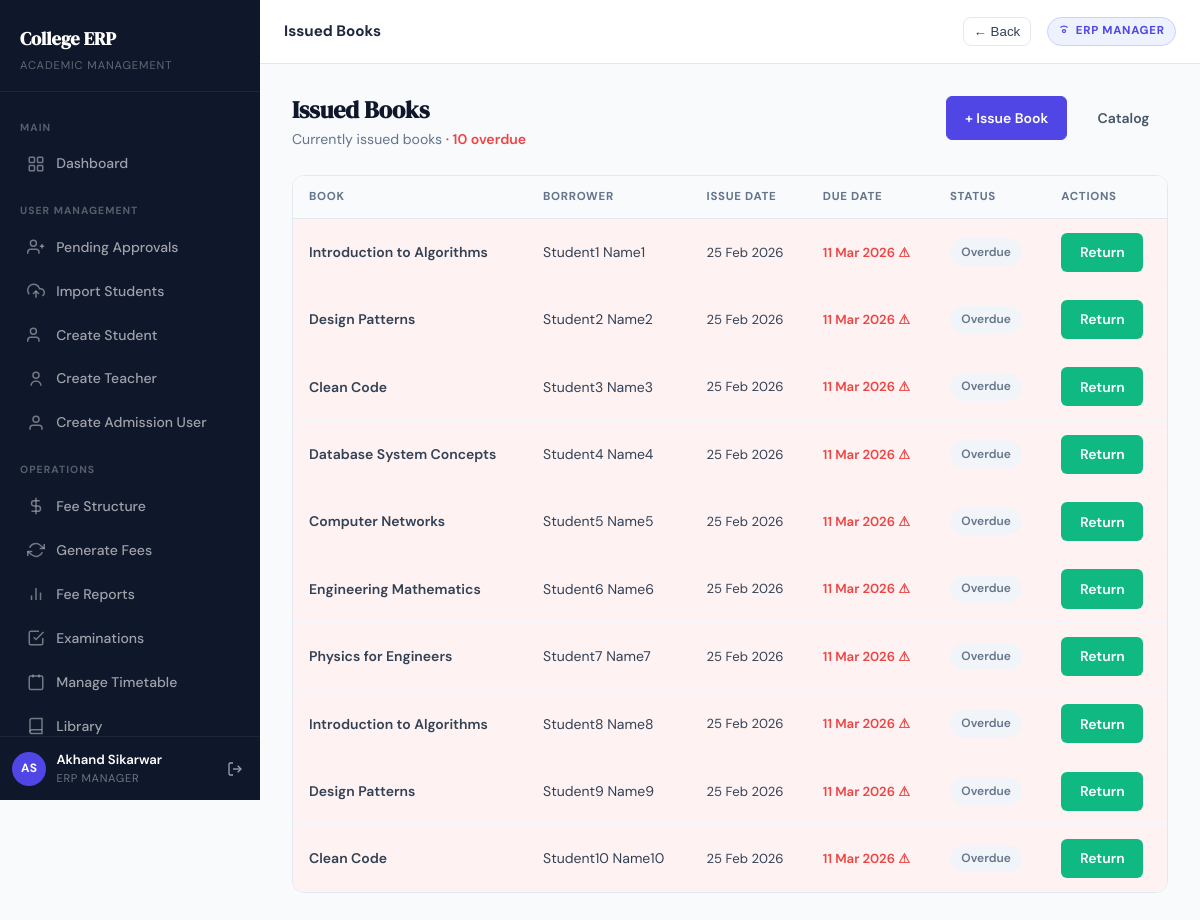
The app's page /library/issued/ (signed in) with its own data.
### apps/accounts/models.py (models this page shows, shortened)
class CustomUser(AbstractUser):
    first_name    = models.CharField(max_length=100)
    last_name     = models.CharField(max_length=100)
    email         = models.EmailField(unique=True)
    mobile_number = models.CharField(max_length=10, unique=True, null=True, blank=True)
    role          = models.CharField(max_length=20, choices=Role.choices)
    is_verified   = models.BooleanField(default=False)
    is_approved   = models.BooleanField(default=False)
    class Meta:
        indexes = [
            models.Index(fields=["role"]),
            models.Index(fields=["is_approved"]),
        ]
    @property
    def full_name(self):
        return f"{self.first_name} {self.last_name}".strip() or self.username
    @property
    def is_erp_manager(self):
        return self.role == Role.ERP_MANAGER or self.is_superuser

### apps/library/models.py (models this page shows, shortened)
class BookIssue(TimeStampedModel):
    book = models.ForeignKey(
        Book, on_delete=models.CASCADE, related_name="issues"
    )
    borrower = models.ForeignKey(
        settings.AUTH_USER_MODEL, on_delete=models.CASCADE, related_name="book_issues"
    )
    issue_date = models.DateField(default=timezone.now)
    due_date = models.DateField()
    return_date = models.DateField(null=True, blank=True)
    fine_amount = models.DecimalField(max_digits=8, decimal_places=2, default=0)
    status = models.CharField(max_length=20, choices=ISSUE_STATUS_CHOICES, default="ISSUED")
    class Meta:
        ordering = ["-issue_date"]
    @property
    def is_overdue(self):
        if self.status == "RETURNED":
            return False
        return timezone.now().date() > self.due_date

class Book(TimeStampedModel):
    title = models.CharField(max_length=300)
    author = models.CharField(max_length=200)
    isbn = models.CharField(max_length=20, unique=True, blank=True)
    category = models.ForeignKey(
        BookCategory, on_delete=models.SET_NULL, null=True, blank=True,
        related_name="books"
    )
    publisher = models.CharField(max_length=200, blank=True)
    total_copies = models.PositiveIntegerField(default=1)
    available_copies = models.PositiveIntegerField(default=1)
    class Meta:
        ordering = ["title"]

### apps/library/views.py (the view)
# urls.py: path("issued/",                views.issued_books,  name="issued_books"),
@login_required
def issued_books(request):
    if not request.user.is_erp_manager:
        messages.error(request, "Access denied.")
        return redirect("book_catalog")
    issues = BookIssue.objects.filter(
        status="ISSUED"
    ).select_related("book", "borrower").order_by("-issue_date")
    overdue = [i for i in issues if i.is_overdue]
    return render(request, "library/issued_books.html", {
        "issues": issues,
        "overdue_count": len(overdue),
    })

### templates/library/issued_books.html (shortened to what this page needs)
{% extends "base.html" %}
{% block topbar_title %}Issued Books{% endblock %}
{% block content %}
<div class="page-header fade-in-up">
    <div>
        <div class="page-header-title">Issued Books</div>
        <div class="page-header-subtitle">
            Currently issued books
            {% if overdue_count %}<span style="color:var(--danger);font-weight:600"> · {{ overdue_count }}
                overdue</span>{% endif %}
        </div>
    </div>
    <div style="display:flex;gap:.75rem">
        <a href="{% url 'issue_book' %}" class="btn btn-primary">+ Issue Book</a>
        <a href="{% url 'book_catalog' %}" class="btn btn-outline">Catalog</a>
    </div>
</div>
{% if issues %}
<div class="table-wrapper fade-in-up">
    <table class="erp-table">
        <thead>
            <tr>
                <th>Book</th>
                <th>Borrower</th>
                <th>Issue Date</th>
                <th>Due Date</th>
                <th>Status</th>
                <th>Actions</th>
            </tr>
        </thead>
        <tbody>
            {% for i in issues %}
            <tr{% if i.is_overdue %} style="background:var(--danger-bg)" {% endif %}>
                <td class="fw-semibold">{{ i.book.title }}</td>
                <td>{{ i.borrower.full_name }}</td>
                <td class="text-sm">{{ i.issue_date|date:"d M Y" }}</td>
                <td class="text-sm {% if i.is_overdue %}fw-semibold{% endif %}"
                    style="{% if i.is_overdue %}color:var(--danger){% endif %}">
                    {{ i.due_date|date:"d M Y" }}
                    {% if i.is_overdue %} ⚠{% endif %}
                </td>
                <td>
                    <span class="status-badge {% if i.is_overdue %}locked{% else %}open{% endif %}">
                        {% if i.is_overdue %}Overdue{% else %}Issued{% endif %}
                    </span>
                </td>
                <td>
                    <form method="post" action="{% url 'return_book' i.pk %}" style="display:inline"
                        onsubmit="return confirm('Mark as returned?')">
                        <button class="btn btn-sm btn-success">Return</button>
                    </form>
                </td>
                </tr>
                {% endfor %}
        </tbody>
    </table>
</div>
{% else %}
<div class="alert alert-info fade-in-up">📖 No books currently issued.</div>
{% endif %}
{% endblock %}

### templates/base.html (shortened to what this page needs)
{% load static %}
<!DOCTYPE html>
<html lang="en">
<head>
  <link rel="stylesheet" href="{% static 'css/style.css' %}">
</head>
<body>
{% if request.user.is_authenticated %}
<div class="app-shell">
  <aside class="sidebar" id="sidebar">
    <div class="sidebar-logo">
      <a href="{% url 'dashboard' %}" class="sidebar-logo-text">College ERP</a>
      <div class="sidebar-logo-sub">Academic Management</div>
    </div>
    <nav class="sidebar-nav">
      <div class="sidebar-section-label">Main</div>
      <a href="{% url 'dashboard' %}"
         class="sidebar-link {% if request.resolver_match.url_name == 'dashboard' %}active{% endif %}">
        <svg viewBox="0 0 24 24" fill="none" stroke="currentColor" stroke-width="2">
          <rect x="3" y="3" width="7" height="7" rx="1"/><rect x="14" y="3" width="7" height="7" rx="1"/>
          <rect x="14" y="14" width="7" height="7" rx="1"/><rect x="3" y="14" width="7" height="7" rx="1"/>
        </svg>
        Dashboard
      </a>
      {% if request.user.role == "ERP_MANAGER" or request.user.is_superuser %}
      <div class="sidebar-section-label">User Management</div>
      <a href="{% url 'pending_approvals' %}"
         class="sidebar-link {% if request.resolver_match.url_name == 'pending_approvals' %}active{% endif %}">
        <svg viewBox="0 0 24 24" fill="none" stroke="currentColor" stroke-width="2"><path d="M16 21v-2a4 4 0 0 0-4-4H5a4 4 0 0 0-4 4v2"/><circle cx="8.5" cy="7" r="4"/><line x1="20" y1="8" x2="20" y2="14"/><line x1="23" y1="11" x2="17" y2="11"/></svg>
        Pending Approvals
      </a>
      <a href="{% url 'import_students' %}"
         class="sidebar-link {% if request.resolver_match.url_name == 'import_students' %}active{% endif %}">
        <svg viewBox="0 0 24 24" fill="none" stroke="currentColor" stroke-width="2"><polyline points="16 16 12 12 8 16"/><line x1="12" y1="12" x2="12" y2="21"/><path d="M20.39 18.39A5 5 0 0 0 18 9h-1.26A8 8 0 1 0 3 16.3"/></svg>
        Import Students
      </a>
      <a href="{% url 'create_student_account' %}"
         class="sidebar-link {% if request.resolver_match.url_name == 'create_student_account' %}active{% endif %}">
        <svg viewBox="0 0 24 24" fill="none" stroke="currentColor" stroke-width="2"><path d="M16 21v-2a4 4 0 0 0-4-4H5a4 4 0 0 0-4 4v2"/><circle cx="8.5" cy="7" r="4"/></svg>
        Create Student
      </a>
      <a href="{% url 'create_teacher_account' %}"
         class="sidebar-link {% if request.resolver_match.url_name == 'create_teacher_account' %}active{% endif %}">
        <svg viewBox="0 0 24 24" fill="none" stroke="currentColor" stroke-width="2"><circle cx="12" cy="7" r="4"/><path d="M5.5 21a6.5 6.5 0 0 1 13 0"/></svg>
        Create Teacher
      </a>
      <a href="{% url 'create_admission_user' %}"
         class="sidebar-link {% if request.resolver_match.url_name == 'create_admission_user' %}active{% endif %}">
        <svg viewBox="0 0 24 24" fill="none" stroke="currentColor" stroke-width="2"><path d="M20 21v-2a4 4 0 0 0-4-4H8a4 4 0 0 0-4 4v2"/><circle cx="12" cy="7" r="4"/></svg>
        Create Admission User
      </a>
      <div class="sidebar-section-label">Operations</div>
      <a href="{% url 'fee_structure_list' %}"
         class="sidebar-link {% if request.resolver_match.url_name == 'fee_structure_list' %}active{% endif %}">
        <svg viewBox="0 0 24 24" fill="none" stroke="currentColor" stroke-width="2"><line x1="12" y1="1" x2="12" y2="23"/><path d="M17 5H9.5a3.5 3.5 0 0 0 0 7h5a3.5 3.5 0 0 1 0 7H6"/></svg>
        Fee Structure
      </a>
      <a href="{% url 'generate_fees' %}"
         class="sidebar-link {% if request.resolver_match.url_name == 'generate_fees' %}active{% endif %}">
        <svg viewBox="0 0 24 24" fill="none" stroke="currentColor" stroke-width="2"><polyline points="23 4 23 10 17 10"/><polyline points="1 20 1 14 7 14"/><path d="M3.51 9a9 9 0 0 1 14.13-3.36L23 10"/><path d="M20.49 15a9 9 0 0 1-14.13 3.36L1 14"/></svg>
        Generate Fees
      </a>
      <a href="{% url 'fee_collection_report' %}"
         class="sidebar-link {% if request.resolver_match.url_name == 'fee_collection_report' %}active{% endif %}">
        <svg viewBox="0 0 24 24" fill="none" stroke="currentColor" stroke-width="2"><line x1="18" y1="20" x2="18" y2="10"/><line x1="12" y1="20" x2="12" y2="4"/><line x1="6" y1="20" x2="6" y2="14"/></svg>
        Fee Reports
      </a>
      <a href="{% url 'exam_list' %}"
         class="sidebar-link {% if request.resolver_match.url_name == 'exam_list' %}active{% endif %}">
        <svg viewBox="0 0 24 24" fill="none" stroke="currentColor" stroke-width="2"><path d="M9 11l3 3L22 4"/><path d="M21 12v7a2 2 0 0 1-2 2H5a2 2 0 0 1-2-2V5a2 2 0 0 1 2-2h11"/></svg>
        Examinations
      </a>
      <a href="{% url 'manage_timetable' %}"
         class="sidebar-link {% if request.resolver_match.url_name == 'manage_timetable' %}active{% endif %}">
        <svg viewBox="0 0 24 24" fill="none" stroke="currentColor" stroke-width="2"><rect x="3" y="4" width="18" height="18" rx="2"/><line x1="16" y1="2" x2="16" y2="6"/><line x1="8" y1="2" x2="8" y2="6"/></svg>
        Manage Timetable
      </a>
      <a href="{% url 'book_catalog' %}"
         class="sidebar-link {% if request.resolver_match.url_name == 'book_catalog' %}active{% endif %}">
        <svg viewBox="0 0 24 24" fill="none" stroke="currentColor" stroke-width="2"><path d="M4 19.5A2.5 2.5 0 0 1 6.5 17H20"/><path d="M6.5 2H20v20H6.5A2.5 2.5 0 0 1 4 19.5V4.5A2.5 2.5 0 0 1 6.5 2z"/></svg>
        Library
      </a>
      {% endif %}
    </nav>
    <div class="sidebar-footer">
      <div class="sidebar-user">
        <div class="sidebar-avatar">
          {{ request.user.first_name|first|upper }}{{ request.user.last_name|first|upper }}
        </div>
        <div class="sidebar-user-info">
          <div class="sidebar-user-name">{{ request.user.full_name }}</div>
          <div class="sidebar-user-role">{{ request.user.get_role_display }}</div>
        </div>
        <form method="post" action="{% url 'logout' %}" style="margin:0;">
          <button type="submit" class="sidebar-logout" title="Logout" style="border:none;background:transparent;cursor:pointer;">
            <svg width="16" height="16" viewBox="0 0 24 24" fill="none" stroke="currentColor" stroke-width="2">
              <path d="M9 21H5a2 2 0 0 1-2-2V5a2 2 0 0 1 2-2h4"/>
              <polyline points="16 17 21 12 16 7"/><line x1="21" y1="12" x2="9" y2="12"/>
            </svg>
          </button>
        </form>
      </div>
    </div>
  </aside>
  <div class="main-content">
    <header class="topbar">
      <span class="topbar-title">{% block topbar_title %}Dashboard{% endblock %}</span>
      <button
        type="button"
        onclick="if (window.history.length > 1) { window.history.back(); } else { window.location.href='{% url 'dashboard' %}'; }"
        style="margin-left:.75rem;border:1px solid var(--gray-200);background:#fff;border-radius:.5rem;padding:.35rem .6rem;cursor:pointer;color:var(--gray-700);font-weight:500;"
        aria-label="Go back"
        title="Go back"
      >
        ← Back
      </button>
      <span class="topbar-badge">
        <svg width="12" height="12" viewBox="0 0 24 24" fill="none" stroke="currentColor" stroke-width="2.5">
          <circle cx="12" cy="12" r="3"/>
          <path d="M19.07 4.93A10 10 0 0 0 12 2a10 10 0 0 0-7.07 2.93"/>
        </svg>
        {{ request.user.get_role_display }}
      </span>
    </header>
    <main class="page-content">
      {% block content %}{% endblock %}
    </main>
  </div>
</div>
{% else %}
<!-- ════════════════════════════════════════════════════════
     UNAUTHENTICATED LAYOUT (no sidebar)
═════════════════════════════════════════════════════════ -->
{% block outer_content %}{% endblock %}
{% endif %}
</body>
</html>

### records on screen
CustomUser: user.first_name|first "A", user.last_name|first "S", user.full_name "Akhand Sikarwar", user.role "ERP MANAGER"
BookIssue: book "Introduction to Algorithms", borrower.full_name "Student1 Name1", issue_date "25 Feb 2026", due_date "11 Mar 2026", status "Overdue"
BookIssue: book "Design Patterns", borrower.full_name "Student2 Name2", issue_date "25 Feb 2026", due_date "11 Mar 2026", status "Overdue"
BookIssue: book "Clean Code", borrower.full_name "Student3 Name3", issue_date "25 Feb 2026", due_date "11 Mar 2026", status "Overdue"
BookIssue: book "Database System Concepts", borrower.full_name "Student4 Name4", issue_date "25 Feb 2026", due_date "11 Mar 2026", status "Overdue"
BookIssue: book "Computer Networks", borrower.full_name "Student5 Name5", issue_date "25 Feb 2026", due_date "11 Mar 2026", status "Overdue"
BookIssue: book "Engineering Mathematics", borrower.full_name "Student6 Name6", issue_date "25 Feb 2026", due_date "11 Mar 2026", status "Overdue"
BookIssue: book "Physics for Engineers", borrower.full_name "Student7 Name7", issue_date "25 Feb 2026", due_date "11 Mar 2026", status "Overdue"
BookIssue: book "Introduction to Algorithms", borrower.full_name "Student8 Name8", issue_date "25 Feb 2026", due_date "11 Mar 2026", status "Overdue"
BookIssue: book "Design Patterns", borrower.full_name "Student9 Name9", issue_date "25 Feb 2026", due_date "11 Mar 2026", status "Overdue"
BookIssue: book "Clean Code", borrower.full_name "Student10 Name10", issue_date "25 Feb 2026", due_date "11 Mar 2026", status "Overdue"

### other values on screen
{{ overdue_count }} "10"
